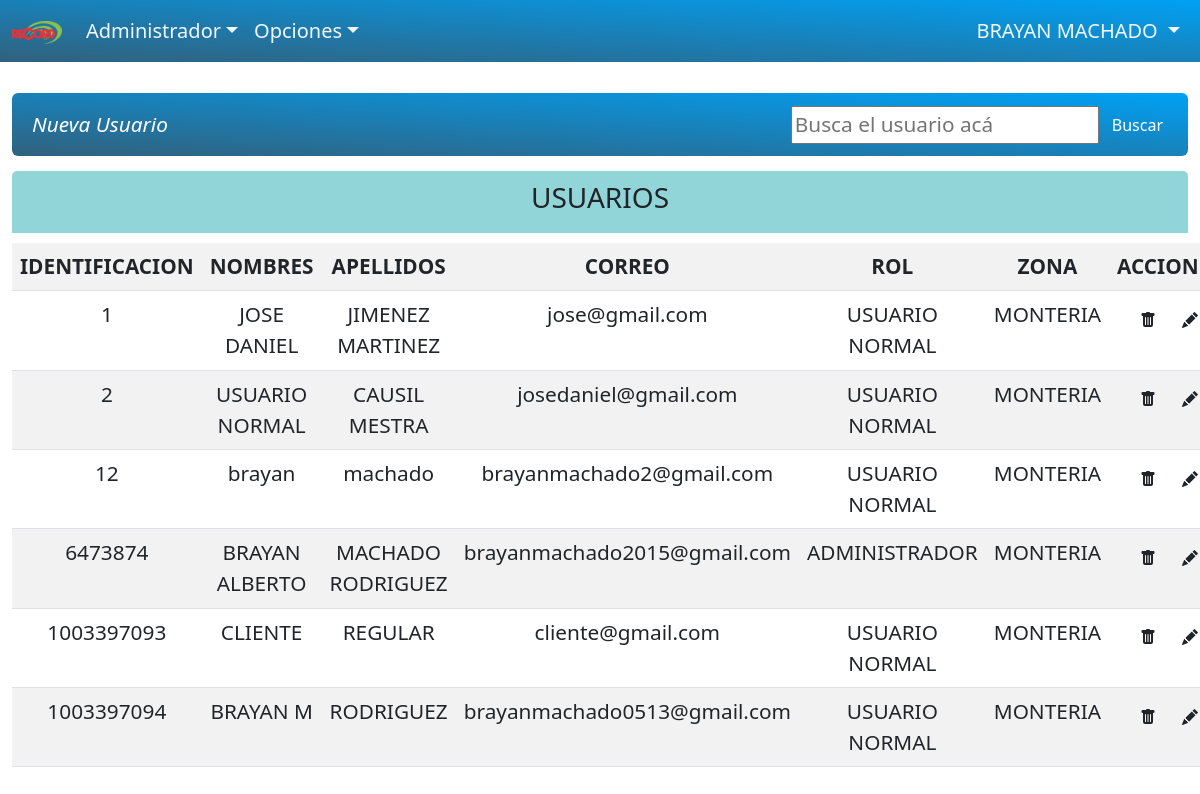
Page /administrador/usuarios.php (signed in) on the committed database.
### tables this page shows
CREATE TABLE `usuarios` (
  `identificacion` int NOT NULL,
  `nombres` varchar(45) DEFAULT NULL,
  `apellidos` varchar(50) NOT NULL,
  `usuario` varchar(45) DEFAULT NULL,
  `password` varchar(5000) DEFAULT NULL,
  `rol` int DEFAULT NULL,
  `fk_idzona` int DEFAULT NULL,
  `estado` int DEFAULT NULL
);

CREATE TABLE `rol` (
  `idroles` int NOT NULL,
  `nom_rol` varchar(45) DEFAULT NULL,
  `estado` int DEFAULT NULL
);

CREATE TABLE `zona` (
  `idzona` int NOT NULL,
  `nombre_zona` varchar(45) DEFAULT NULL,
  `fk_pais` int DEFAULT NULL,
  `fk_departamento` int DEFAULT NULL,
  `fk_ciudad` int DEFAULT NULL,
  `estado` int DEFAULT NULL
);

### administrador/usuarios.php (the view, shortened to what this page needs)
<?php
include_once "../database/db.php";
?>
<!DOCTYPE html>
<html lang="en">
<head>
    <link rel="stylesheet" href="https://cdn.jsdelivr.net/npm/bootstrap@5.2.3/dist/css/bootstrap.min.css">
    <link rel="stylesheet" href="../css/activos.css">
</head>
<body>
    <?php
    include('header.php');
    ?>
    <br>
    <div class="container">
        <nav class="navbar navsep navbar-expand-sm navbar-rednav bg-rednav rounded">
            <div class="container-fluid">
                <div class="navbar-collapse" id="mynavbar">
                    <ul class="navbar-nav me-auto">
                        <li class="nav-item">
                            <i>
                                <a class="nav-item nav-link bi bi-plus-square-dotted"
                                    href="pantallas/crear_usuarios.php"> Nueva Usuario</a>
                            </i>
                        </li>
                    </ul>
                    <form class="d-flex">
                        <input placeholder="Busca el usuario acá" onchange="this.form.requestSubmit()" type="text"
                            name="query_text" id="query_text">
                        <button class="btn btn-secondary" type="button">Buscar</button>
                    </form>
                </div>
            </div>
        </nav>
        <div class="row">
            <div class="col-md-8">
                <center>
                    <div class="tzona">
                        <h3>USUARIOS</h3>
                    </div>
                </center>
                <table class="bigtables table  table-striped table-hover ">
                    <tbody>
                        <tr class="text-dark">
                            <th>IDENTIFICACION</th>
                            <th>NOMBRES</th>
                            <th>APELLIDOS</th>
                            <th>CORREO</th>
                            <th>ROL</th>
                            <th>ZONA</th>
                            <th>ACCIONES</th>
                        </tr>
                        <?php
                            $sql="SELECT us.identificacion, us.nombres, us.apellidos, us.usuario, r.nom_rol AS nombre_rol,
                            zn.nombre_zona AS nombre_zona
                            from usuarios us
                            LEFT JOIN rol r ON us.rol = r.idroles
                            LEFT JOIN zona zn ON us.fk_idzona = zn.idzona";
                            $result=mysqli_query($conexion,$sql);
                            while($mostrar=mysqli_fetch_array($result)){
                            ?>
                        <tr>
                            <td><?php echo $mostrar['identificacion']?></td>
                            <td><?php echo $mostrar['nombres']?></td>
                            <td><?php echo $mostrar['apellidos']?></td>
                            <td><?php echo $mostrar['usuario']?></td>
                            <td><?php echo $mostrar['nombre_rol']?></td>
                            <td><?php echo $mostrar['nombre_zona']?></td>
                            <td>
                                <i class="separar">
                                    <form class="button_to" method="post" action=""><input type="hidden" name="_method"
                                            value="delete" autocomplete="off"><button class="bi bi-trash  text-dark btn"
                                            data-turbo-confirm="Estás seguro?" type="submit"></button><input type="hidden" name="authenticity_token"
                                            autocomplete="off"></form>
                                    <a title="Editar" class=" bi bi-pencil-fill  text-dark btn" href=""></a>
                                </i>
                            </td>
                        </tr>
                        <?php
                            }
                        ?>
                    </tbody>
                </table>
            </div>
        </div>
    </div>
</body>
</html>

### rows in the picture
usuarios: identificacion "1", nombres "JOSE DANIEL", apellidos "JIMENEZ MARTINEZ", usuario "jose@gmail.com", rol.nom_rol "USUARIO NORMAL", fk_idzona.nombre_zona "MONTERIA"
usuarios: identificacion "2", nombres "USUARIO NORMAL", apellidos "CAUSIL MESTRA", usuario "josedaniel@gmail.com", rol.nom_rol "USUARIO NORMAL", fk_idzona.nombre_zona "MONTERIA"
usuarios: identificacion "12", nombres "brayan", apellidos "machado", usuario "brayanmachado2@gmail.com", rol.nom_rol "USUARIO NORMAL", fk_idzona.nombre_zona "MONTERIA"
usuarios: identificacion "6473874", nombres "BRAYAN ALBERTO", apellidos "MACHADO RODRIGUEZ", usuario "brayanmachado2015@gmail.com", rol.nom_rol "ADMINISTRADOR", fk_idzona.nombre_zona "MONTERIA"
usuarios: identificacion "1003397093", nombres "CLIENTE", apellidos "REGULAR", usuario "cliente@gmail.com", rol.nom_rol "USUARIO NORMAL", fk_idzona.nombre_zona "MONTERIA"
usuarios: identificacion "1003397094", nombres "BRAYAN M", apellidos "RODRIGUEZ", usuario "brayanmachado0513@gmail.com", rol.nom_rol "USUARIO NORMAL", fk_idzona.nombre_zona "MONTERIA"

### other values in the picture
$n_usuario "BRAYAN"
$apellidos "MACHADO"
